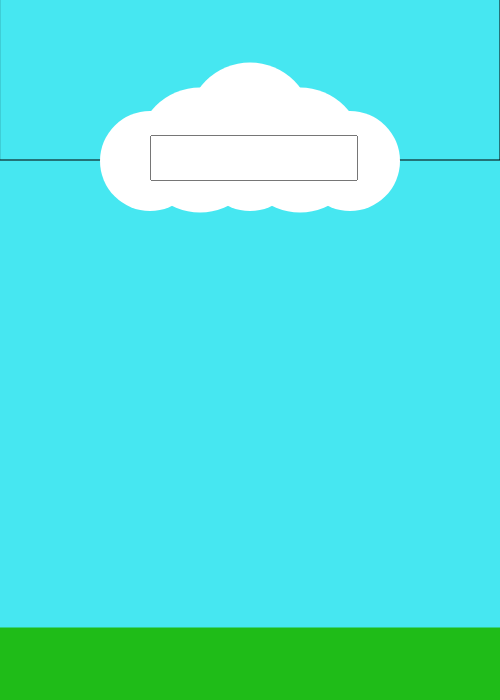
Frame 1 (no input)
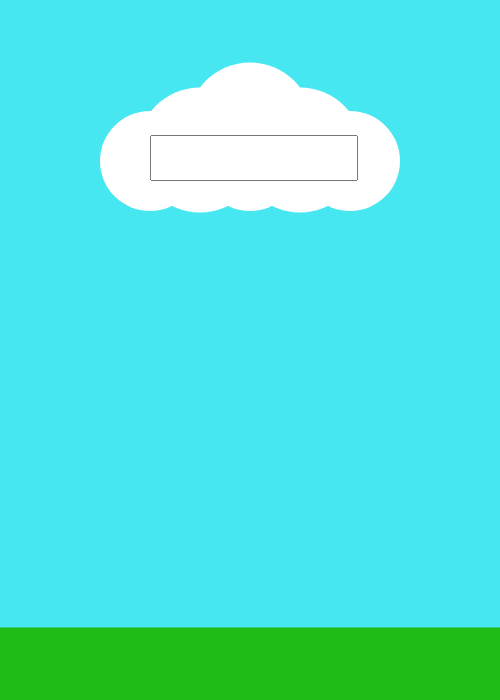
Frame 60 (no input)
Frame 120 (the mouse pressed at the canvas centre since frame 60): identical to frame 60, image omitted

The p5.js sketch that drew these frames (run headless with seeded random() and noise() and a simulated clock; from frame 60 on, the mouse is pressed at the canvas centre):

// p5.js sketch
// ── sketch.js
var cnv,inp;
var stage = "typing";

function centerCanvas() {
  var x = (windowWidth - width) / 2;
  var y = (windowHeight - height) / 2;
  cnv.position(x, y);
  inp.position(x + width/2 - 100,y + height/2 - 215);
}

function setup() {
  cnv = createCanvas(500, 700);
  inp = createInput();
  inp.position(width/2,height/2);
inp.size(200, 40);
inp.input(myInputEvent);
centerCanvas();
rectMode(CENTER);
}

function myInputEvent() {
  console.log('you are typing: ', this.value());
}

function windowResized() {
  centerCanvas();
}

var h = 0

function draw() {
  background(70, 231, 241);
  
  if (stage == "raining") {
    fill(46, 89, 158)
    rect(width/2, frameCount*6, 200, 400) //rain 
    if (frameCount > 140) {
      stage = "flowering";
    }
  }
  if (stage == "flowering"){
    fill(70, 215, 19)
    rect(width/2, 625, 10, h++) //stem
    if (h >= 120) {
      h = 120
      fill(252, 240, 63)
      ellipse(width/2, 550, 15)
      ellipse(width/2,580,15)
      ellipse((width/2)-15, 565,15)
      ellipse((width/2)+15, 565,15)
      fill(151, 66, 41)
      ellipse(width/2, 565, 20)
    }
  }
  fill(70, 231, 241)
  rect(width/2, 0, 500, 320) //sky
  fill(31, 188, 24)
  noStroke()
  rect(width/2, 665, 500, 75) //ground
  fill(255)
  ellipse(250, 125, 125)
  ellipse(200, 150, 125)
  ellipse(300, 150, 125)
  ellipse(350, 161, 100)
  ellipse(150, 161, 100)
  ellipse(250, 161, 100)
}

function keyPressed() {
  if (keyCode === ENTER) {
    stage = "raining"
    inp.value('');
  }
}
// ── style.css
html, body {
  margin: 0;
  padding: 0;
  background-color: rgb(55, 55, 55);
}

canvas {
  display: block;
}

.description {
  font-family:sans-serif;
  font-size: 20px; 
  font-weight: 800;
  text-align: center;
  position: relative;
  top: 725px;
  color: rgb(255, 255, 255);
}
h1 {
  font-family: sans-serif;
  font-size: 50px;
  text-align: center;
  position: relative;
  top: 5px;
  color: white;
}

input {
  border-color: rgb(0, 0, 0);
  border-radius: 10px;
  border-style: solid;
}
